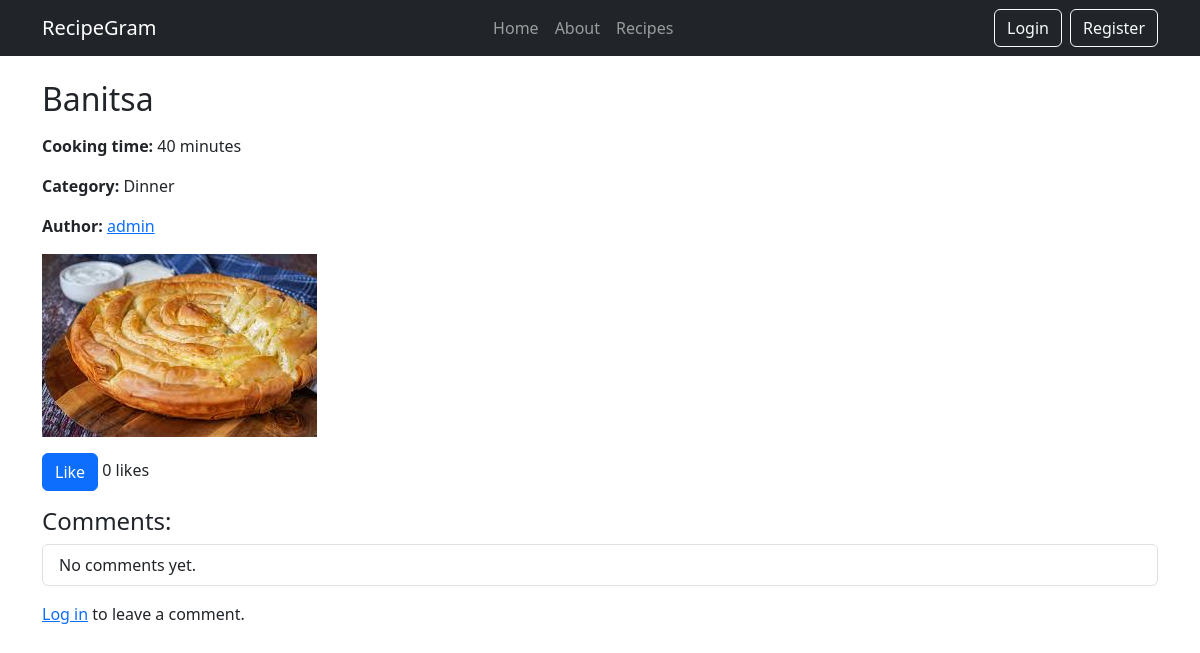
Screenshot of /recipes/5/ with the database file from the repository.
### recipes/models.py (models this page shows, shortened)
class Recipe(models.Model):
    title = models.CharField(max_length=100)
    description = models.TextField(blank=True, null=True)
    image = models.ImageField(upload_to='recipes/')
    cooking_time = models.PositiveIntegerField(help_text="Time in minutes")
    created_at = models.DateTimeField(auto_now_add=True)
    category = models.ForeignKey(Category, on_delete=models.SET_NULL, null=True)
    owner = models.ForeignKey(User, on_delete=models.CASCADE, related_name='recipes')

class Category(models.Model):
    name = models.CharField(max_length=50, unique=True)
    def __str__(self):
        return self.name

### recipes/views.py (the view)
# urls.py: path('<int:pk>/', RecipeDetailView.as_view(), name='recipe-detail'),
class RecipeDetailView(generic.DetailView):
    model = Recipe
    template_name = 'recipes/recipe_detail.html'
    context_object_name = 'recipe'
    def get_context_data(self, **kwargs):
        context = super().get_context_data(**kwargs)
        recipe = self.get_object()
        context['form'] = CommentForm()
        context['has_liked'] = False
        if self.request.user.is_authenticated:
            context['has_liked'] = recipe.likes.filter(user=self.request.user).exists()
        return context

### templates/recipes/recipe_detail.html (shortened to what this page needs)
{% extends 'base.html' %}
{% block content %}
<h2>{{ recipe.title }}</h2>
<p><strong>Cooking time:</strong> {{ recipe.cooking_time }} minutes</p>
<p><strong>Category:</strong> {{ recipe.category }}</p>
<p>
    <strong>Author:</strong>
    <a href="{% url 'public-profile' recipe.owner.username %}">
        {{ recipe.owner.username }}
    </a>
</p>
{% if recipe.image %}
    <img src="{{ recipe.image.url }}" class="img-fluid mb-3" alt="Recipe Image">
{% endif %}
<form action="{% url 'toggle-like' recipe.pk %}" method="post" class="mb-3">
    {% if has_liked %}
        <button type="submit" class="btn btn-danger">Unlike</button>
    {% else %}
        <button type="submit" class="btn btn-primary">Like</button>
    {% endif %}
    <span>{{ recipe.likes.count }} likes</span>
</form>
<h4>Comments:</h4>
<ul class="list-group mb-3">
    {% for comment in recipe.comments.all %}
        <li class="list-group-item">
            <strong>{{ comment.author.username }}</strong>: {{ comment.content }}
            <br>
            <small class="text-muted">{{ comment.created_at }}</small>
        </li>
    {% empty %}
        <li class="list-group-item">No comments yet.</li>
    {% endfor %}
</ul>
{% if user.is_authenticated %}
    <form method="post" action="{% url 'add-comment' recipe.pk %}">
        {% csrf_token %}
        {{ form.as_p }}
        <button class="btn btn-success">Add Comment</button>
    </form>
{% else %}
    <p><a href="{% url 'login' %}">Log in</a> to leave a comment.</p>
{% endif %}
{% endblock %}

### rows the page displays
Recipe: title "Banitsa", cooking_time "40", category "Dinner", owner.username "admin", image (picture), likes.count "0"
